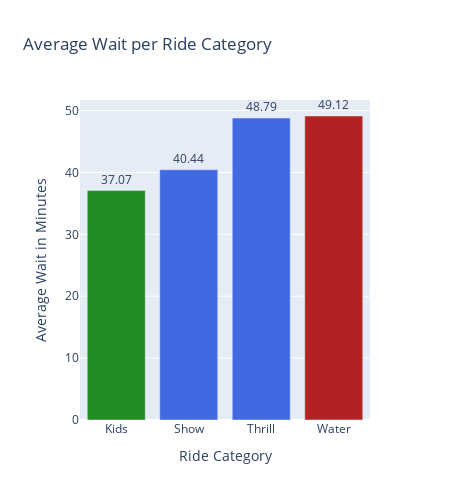

Notebook source saved alongside this figure:
### Code cell
catbar = px.bar(catdf, 'category', 'average_wait', text='average_wait', title = 'Average Wait per Ride Category', width =450 ,height =500)
catbar.update_layout(xaxis_title='Ride Category', yaxis_title='Average Wait in Minutes', font=dict(size=12))
catbar.update_traces(marker_color = ['ForestGreen', 'RoyalBlue', 'RoyalBlue', 'FireBrick'],textposition='outside')
catbar

### Figure 1 — Plotly figure (JSON) as saved in the notebook; plotly's stock layout.template omitted (floating-point values rounded to 4 significant figures)
{"data": [{"hovertemplate": "category=%{x}<br>average_wait=%{text}<extra></extra>", "legendgroup": "", "marker": {"color": ["ForestGreen", "RoyalBlue", "RoyalBlue", "FireBrick"], "pattern": {"shape": ""}}, "name": "", "orientation": "v", "showlegend": false, "text": [37.07, 40.44, 48.79, 49.12], "textposition": "outside", "type": "bar", "x": ["Kids", "Show", "Thrill", "Water"], "xaxis": "x", "y": [37.07, 40.44, 48.79, 49.12], "yaxis": "y"}], "layout": {"barmode": "relative", "font": {"size": 12}, "height": 500, "legend": {"tracegroupgap": 0}, "title": {"text": "Average Wait per Ride Category"}, "width": 450, "xaxis": {"anchor": "y", "domain": [0, 1], "title": {"text": "Ride Category"}}, "yaxis": {"anchor": "x", "domain": [0, 1], "title": {"text": "Average Wait in Minutes"}}}}
